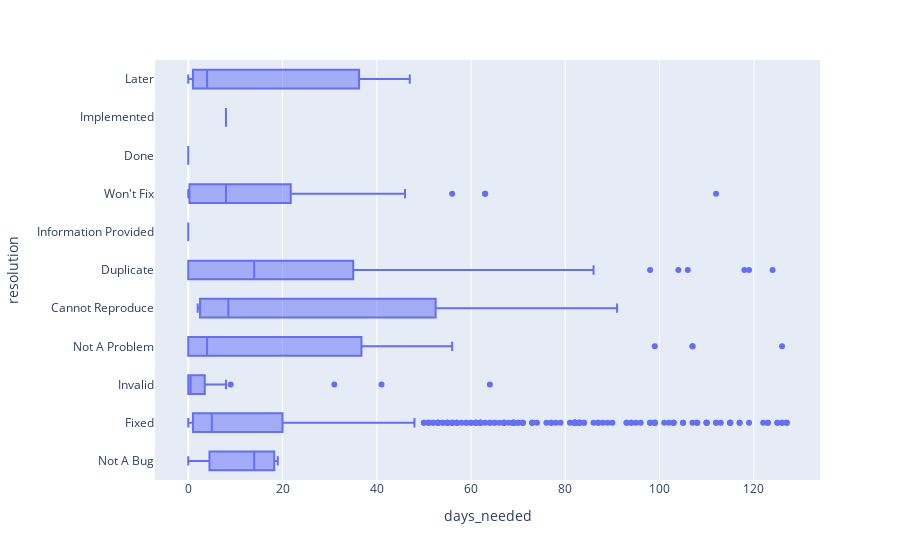

The notebook cell saved with this chart:
### Markdown cell above
### per resolution

### Code cell
test = df[['days_needed', 'resolution']]
fig = px.box(test, x='days_needed', y="resolution", orientation='h')
fig.show()

### Figure 1 — Plotly figure (JSON) as saved in the notebook; plotly's stock layout.template omitted (floating-point values rounded to 4 significant figures; data arrays with more than 128 entries replaced by an {"elided": "..."} marker saying what was removed)
{"data": [{"alignmentgroup": "True", "hovertemplate": "days_needed=%{x}<br>resolution=%{y}<extra></extra>", "legendgroup": "", "marker": {"color": "#636efa"}, "name": "", "notched": false, "offsetgroup": "", "orientation": "h", "showlegend": false, "type": "box", "x": {"elided": "1310 int values"}, "x0": " ", "xaxis": "x", "y": {"elided": "1310 str values"}, "y0": " ", "yaxis": "y"}], "layout": {"boxmode": "group", "legend": {"tracegroupgap": 0}, "margin": {"t": 60}, "xaxis": {"anchor": "y", "domain": [0, 1], "title": {"text": "days_needed"}}, "yaxis": {"anchor": "x", "domain": [0, 1], "title": {"text": "resolution"}}}}
